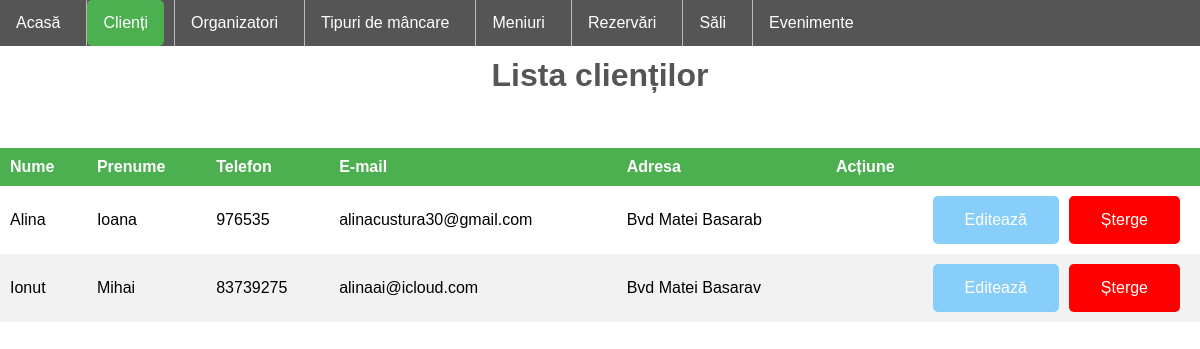
Screenshot of /PHP/clienti.php with the database file from the repository.
### tables this page shows
CREATE TABLE `clienti` (
  `id` int(11) NOT NULL,
  `nume` varchar(255) NOT NULL,
  `prenume` varchar(255) NOT NULL,
  `telefon` int(11) NOT NULL,
  `email` varchar(255) NOT NULL,
  `adresa` varchar(255) NOT NULL
);

### PHP/clienti.php (the view, shortened to what this page needs)
<!DOCTYPE html>
<!DOCTYPE html>
<html>
<head>
	<link rel="stylesheet" type="text/css">
</head>
<body>
	<ul class="a">
  		<li class="a"><a href="home.php">Acasă</a></li>
  		<li class="dropdown"><a class ="active" href="clienti.php" class="dropbtn">Clienți</a>
  		<li><a href="organizatori.php">Organizatori</a></li>
  		<li><a href="mancare.php">Tipuri de mâncare</a></li>
  		<li class="a"><a href="meniuri.php">Meniuri</a></li>
  		<li class="a"><a href="rezervari.php">Rezervări</a></li>
  		<li class="a"><a href="sali.php">Săli</a></li>
  		<li class="a"><a href="evenimente.php">Evenimente</a></li>
	</ul>
	<br>
	<br>
	<h1>Lista clienților</h1>
	<p>
	<?php
		$mysqli = new mysqli('localhost', 'root', '', 'ballroom');
		$sql= "SELECT * FROM clienti";
		$result = $mysqli->query($sql);
	?>
	<div class="row justify-content-center">
		<table class ="table">
			<thead>
				<tr>
					<th>Nume</th>
					<th>Prenume</th>
					<th>Telefon</th>
					<th>E-mail</th>
					<th>Adresa</th>
					<th colspan="2">Acțiune</th>
				</tr>
			</thead>
			<?php
				while ($row = $result->fetch_assoc()): ?>
					<tr>
						<td><?php echo $row['nume']; ?></td>
						<td><?php echo $row['prenume']; ?></td>
						<td><?php echo $row['telefon']; ?></td>
						<td><?php echo $row['email']; ?></td>
						<td><?php echo $row['adresa']; ?></td>
						<td>
							<a href="procesareclienti.php?delete=<?php echo $row['id'];?>" class="btnd btn delete">Șterge</a>
							<a href="clienti.php?edit=<?php echo $row['id'];?>" class="btn">Editează</a>
						</td>
					</tr>
			<?php endwhile; ?>
		</table>
	</div>
	</p>
</body>
</html>

### PHP/clienti.php (style rules this page uses)
* { box-sizing: border-box; font-family: sans-serif; -webkit-font-smoothing: antialiased; -moz-osx-font-smoothing: grayscale; }
body { margin: 0; background-repeat: no-repeat; background-attachment: fixed; background-size: auto; background-position: left bottom; display: flex; justify-content: top; height: 100vh; flex-direction: column; }
ul.a { list-style-type: none; margin: 0; padding: 0; overflow: hidden; background-color: #555; position: fixed; width: 100%; }
li { float: left; border-right: 1px solid #bbb; }
li:last-child { border-right: none; }
li a, .dropbtn { display: inline-block; color: white; text-align: center; padding: 14px 16px; text-decoration: none; }
li.dropdown { display: inline-block; }
.active { background-color: #4CAF50; }
a { float:right; background: #555; padding: 10px 15px; color: #fff; border-radius: 5px; margin-right: 10px; border: none; text-decoration: none; }
a.btn { background-color: #87CEFA; border: none; color: white; padding: 15px 32px; text-align: center; text-decoration: none; display: inline-block; font-size: 16px; }
a.btnd { background-color: red; border: none; color: white; padding: 15px 32px; text-align: center; text-decoration: none; display: inline-block; font-size: 16px; }
h1 { text-align: center; color: #555; }
table { border-collapse: collapse; width: 100%; }
th, td { text-align: left; padding: 10px; }
tr:nth-child(even) { background-color: #f2f2f2 }
th { background-color: #4CAF50; color: white; }

### rows the page displays
clienti: nume "Alina", prenume "Ioana", telefon "976535", email "alinacustura30@gmail.com", adresa "Bvd Matei Basarab"
clienti: nume "Ionut", prenume "Mihai", telefon "83739275", email "alinaai@icloud.com", adresa "Bvd Matei Basarav"
